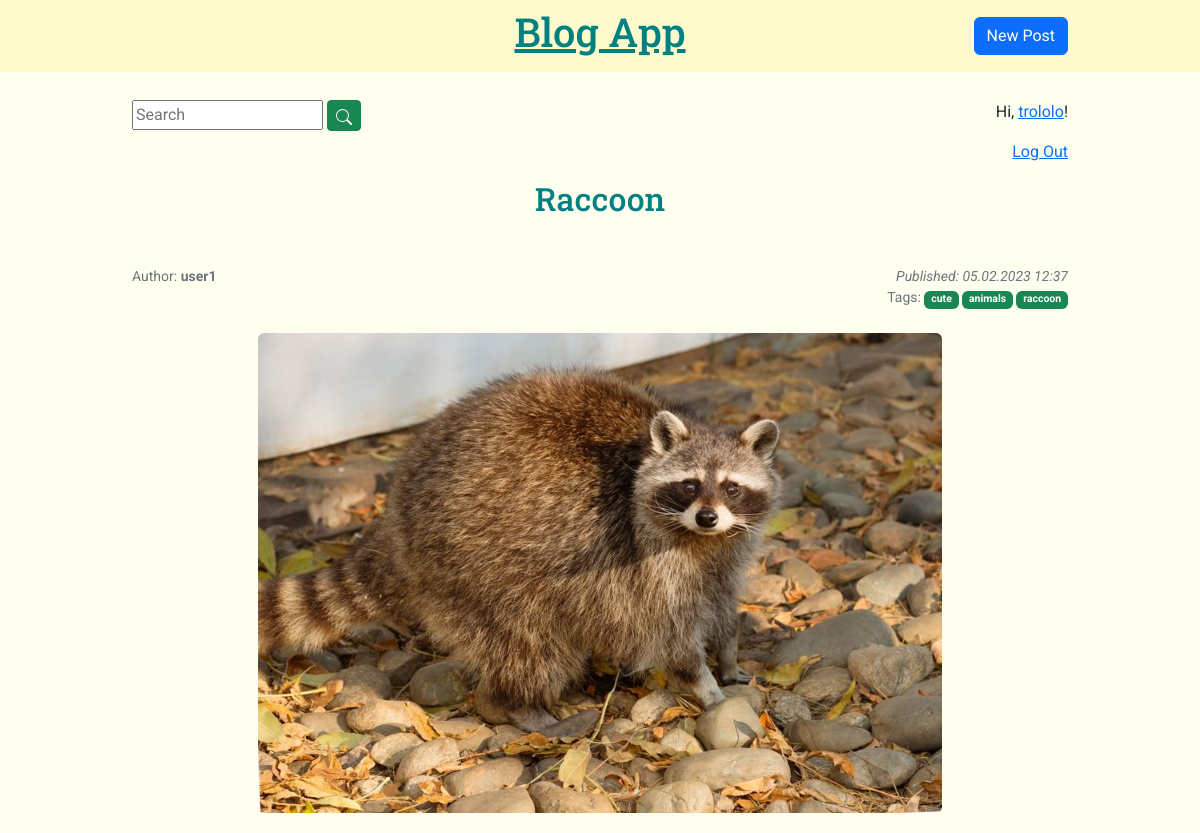
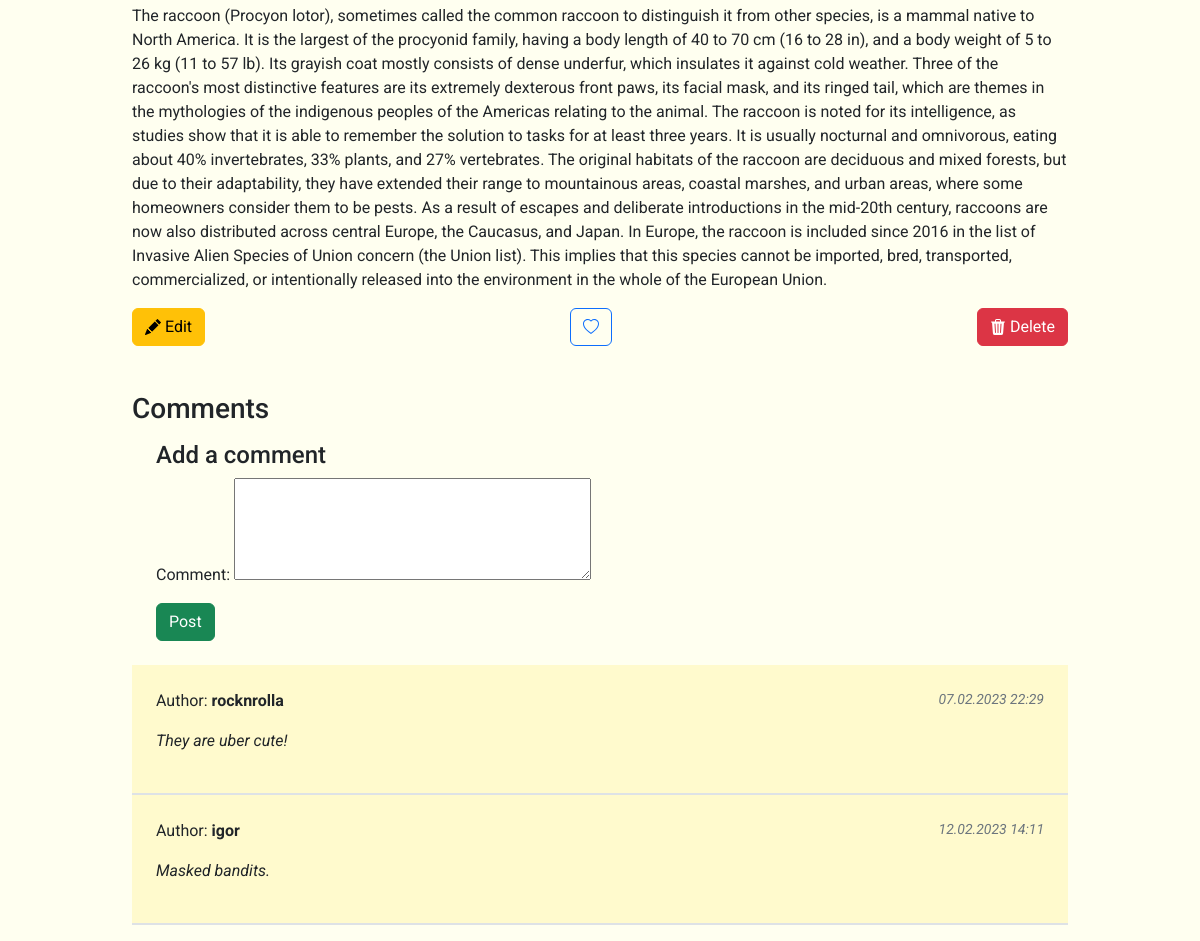
The app's page /blog_app/post/8/ (signed in) with its own data (2 pictures, top to bottom).
### blog_app/models.py (models this page shows, shortened)
class Post(models.Model):
	title = models.CharField(max_length=200)
	author = models.ForeignKey("auth.user", on_delete=models.CASCADE) # many-to-one relationship
	date = models.DateTimeField(auto_now_add=True)
	text = models.TextField()
	img = models.ImageField(upload_to="images/", blank=True)
	slug = models.SlugField(unique=True, max_length=100, null=False, default="")
	tags = TaggableManager()
	favourites = models.ManyToManyField("auth.user", related_name="favourite", blank=True, default=None)

class Comment(models.Model):
	post = models.ForeignKey(Post, on_delete=models.CASCADE)
	author = models.ForeignKey("auth.user", on_delete=models.CASCADE)
	date = models.DateTimeField(auto_now_add=True)
	comment = models.TextField()
	def __str__(self) -> str:
		return self.comment

### blog_app/views.py (the view, shortened to what this page needs)
# urls.py: path("post/<int:pk>/", views.BlogDetailView.as_view(), name="post_detail"),
class BlogDetailView(View):
	def get(self, request, *args, **kwargs):
		view = CommentGet.as_view()
		return view(request, *args, **kwargs)

### blog_app/forms.py
class CommentForm(forms.ModelForm):
	class Meta:
		model = Comment
		fields = ["comment"]
		widgets = { # size of textarea field
			"comment": forms.Textarea(attrs={"rows": 4, "cols": 40})
		}

### blog_app/views.py (called while the page is built)
	def get_context_data(self, **kwargs):
		context = super().get_context_data(**kwargs)
		context["form"] = CommentForm()
		post = self.get_object()
		is_favor = False
		if post.favourites.filter(pk=self.request.user.pk).exists():
			is_favor = True
		context["is_favor"] = is_favor
		return context

### blog_app/templates/blog_app/post.html (shortened to what this page needs)
{% extends "blog_app/base.html" %}
{% block content %}
<div class="container post-entry my-container">
	<h2 class="text-center mb-5">{{ post.title }}</h2>
	<div class="d-flex">
		<p class="flex-fill text-secondary small mb-0">Author: <b>{{ post.author }}</b></p>
		<p class="flex-fill text-end text-secondary small mb-0"><i>Published: {{ post.date|date:"d.m.Y H:i" }}</i></p>
	</div>
	<p class="text-end text-secondary small">Tags:
		{% for tag in post.tags.all %}
		<a href="{% url 'tagged' tag.slug %}" class="badge bg-success text-decoration-none">{{ tag }}</a>
		{% endfor %}
	</p>
	{% if post.img %}
	<img src="{{ post.img.url }}" alt="{{ post.title }}" class="mx-auto d-block rounded mt-4 img-fluid post-img">
	{% endif %}
	<p class="mt-4">{{ post.text }}</p>
	{% if user.is_authenticated %}
	<div class="post-controls text-center">
		<a href="{% url 'edit_post' post.pk %}" class="btn btn-warning float-start">
			Edit
		</a>
		{% if is_favor %}
		<a href="{% url 'favourite_add' post.pk %}" class="btn btn-outline-primary" data-bs-toggle="tooltip" title="Remove from favourites">
			<svg xmlns="http://www.w3.org/2000/svg" width="16" height="16" fill="currentColor" class="bi bi-heart-fill" viewBox="0 0 16 16">
				<path fill-rule="evenodd" d="M8 1.314C12.438-3.248 23.534 4.735 8 15-7.534 4.736 3.562-3.248 8 1.314z"/>
			</svg>
		</a>
		{% else %}
		<a href="{% url 'favourite_add' post.pk %}" class="btn btn-outline-primary" data-bs-toggle="tooltip" title="Add to favourites">
		</a>
		{% endif %}
		<a href="{% url 'delete_post' post.pk %}" class="btn btn-danger float-end">
			Delete
		</a>
	</div>
	{% endif %}
	<h3 class="mt-4 mb-3">Comments</h3>
	{% if user.is_authenticated %}
	<div class="add-comment pb-4 px-4">
		<h4>Add a comment</h4>
		<form action="" method="post">
			{{ form.as_p }}
			<button class="btn btn-success" type="submit">Post</button>
		</form>
	</div>
	{% endif %}
	<div class="comments mb-3">
	{% for comment in post.comment_set.all %}
		<div class="comment-container p-4 border-bottom border-2">
			<div class="d-flex">
				<p class="flex-fill">Author: <b>{{ comment.author }}</b></p>
				<p class="flex-fill text-end text-secondary small"><i>{{ comment.date|date:"d.m.Y H:i" }}</i></p>
			</div>
			<p><i>{{ comment }}</i></p>
		</div>
	{% empty %}
		<p class="p-4 text-center text-secondary small"><i>No comments yet</i></p>
	{% endfor %}
	</div>
</div>
{% endblock content %}

### blog_app/templates/blog_app/base.html (shortened to what this page needs)
{% load static %}
<!DOCTYPE html>
	<html lang="en">
	<head>
		<link rel="stylesheet" href="{% static 'css/bootstrap.min.css' %}">
		<link rel="stylesheet" href="{% static 'css/main.css' %}">
	</head>
	<body>
		<header>
			<nav class="navbar navbar-expand-sm fixed-top">
				<div class="container mx-auto row my-container">
					<div class="col-6 g-0 text-center">
						<h1><a href="{% url 'index' %}">Blog App</a></h1>
					</div>
					<div class="col-3 g-0 text-end">
						<a href="{% url 'new_post' %}" class="btn btn-primary">New Post</a>
					</div>
				</div>
			</nav>
		</header>
		<div class="row container my-container my-top-container">
			<div class="col-sm g-0">
				<form action="{% url 'search_results' %}" method="get">
					<input name="q" type="text" placeholder="Search" required>
					<button type="submit" class="btn btn-success btn-sm">
					</button>
				</form>
			</div>
			<div class="col-sm g-0 pt-4 pt-sm-0 text-end">
			{% if user.is_authenticated %}
				<p>Hi, <a href="{% url 'profile' user.username %}">{{ user.username }}</a>!</p>
				<p><a href="{% url 'logout' %}">Log Out</a></p>
			{% else %}
				<p>You are not logged in</p>
				<p><a href="{% url 'login' %}">Log In</a> |
					<a href="{% url 'signup' %}">Sign Up</a>
				</p>
			{% endif %}
			</div>
		</div>
		{% block content %}
		{% endblock content %}
	</body>
</html>

### static/css/main.css (style rules this page uses)
body { font-family: "Roboto", sans-serif; background: ivory; }
h1 { font-family: "Roboto Slab", serif; font-weight: 500; color: teal; }
header nav.navbar { background: lemonchiffon; }
header nav.navbar h1 a, .post-entry h2 { font-family: "Roboto Slab", serif; color: teal; }
.my-container { max-width: 960px; margin: auto; }
.my-top-container { margin-top: 100px; }
.post-img { max-height: 480px; }
.post-controls { min-height: 60px; }
.comments { background: lemonchiffon; }

### records on screen
Post: title "Raccoon", author "user1", date "05.02.2023 12:37", img (picture), text "The raccoon (Procyon lotor), sometimes called the common raccoon to distinguish it from other species, is a mammal native to North America. It is the largest of the procyonid family, having a body length of 40 to 70 cm (16 to 28 in), and a body weight of 5 to 26 kg (11 to 57 lb). Its grayish coat mostly consists of dense underfur, which insulates it against cold weather. Three of the raccoon's most distinctive features are its extremely dexterous front paws, its facial mask, and its ringed tail, which are themes in the mythologies of the indigenous peoples of the Americas relating to the animal. The raccoon is noted for its intelligence, as studies show that it is able to remember the…"
Tag: name "cute"
Tag: name "animals"
Tag: name "raccoon"
Comment: author "rocknrolla", date "07.02.2023 22:29", comment "They are uber cute!"
Comment: author "igor", date "12.02.2023 14:11", comment "Masked bandits."

### other values on screen
{{ user.username }} "trololo"
